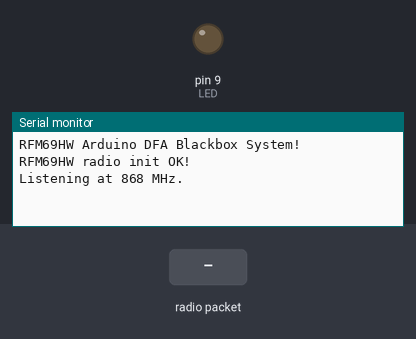
A sketch run on a simulated Arduino Uno, built with avr-gcc and run on an emulated ATmega328P. Shown: output pins drawn as LEDs (lit = HIGH), the last lines printed to the serial monitor. The inputs (shaded band) are chosen by the test bench. No radio packets arrive unless stated; pins used as bus, display or sensor lines are not drawn.

Above: at 1.2 s.
1.3 s: radio packet "$" arrives
At 2.5 s:
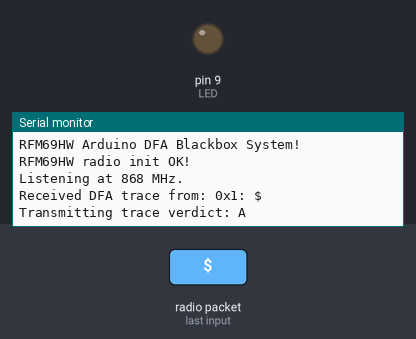
2.8 s: radio packet "A" arrives
At 3.7 s:
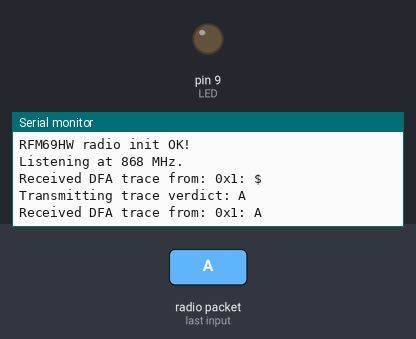
4.3 s: radio packet "B" arrives
At 4.8 s:
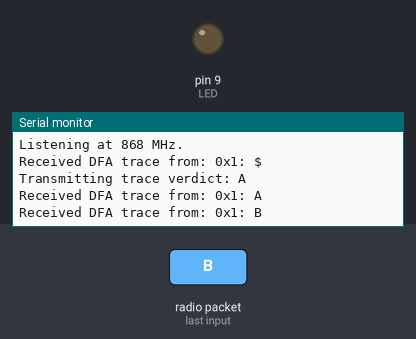

The sketch:

BlackBox.ino
```cpp
#include <FiniteStateMachine.h>
#include <RHReliableDatagram.h>
#include <RH_RF69.h>
#include <SPI.h>

// Radio stuff
#define RF69_FREQ 868  // Frequency
#define RFM69_INT 2    // DIO0 Pin
#define RFM69_CS 10    // Select Signal Pin
#define RFM69_RST 3    // RST Pin
#define LED 9          // Test LED
#define MY_ADDRESS 1   // Blackbox arduino address
#define DEST_ADDRESS 2 // Where to send packets to
#define TIMEOUT 2000   // Timeout in milliseconds

#define SERIAL_BAUD 9600

// Creation of TRASH state such that it can be used in any DFA
State TRASH = State(InStateAction);

// Singleton instance of the radio driver
RH_RF69 rf69(RFM69_CS, RFM69_INT);

// Class to manage message delivery and receipt, using the driver declared above
RHReliableDatagram rf69_manager(rf69, MY_ADDRESS);

// DFA prototypes
void RunSmallDFA(char input);
void RunCarAlarmDFA(char input);
void RunBridgeDFA(char input);

void setup() {
  // Setup for RFM69 chipset
  Serial.begin(SERIAL_BAUD);
  // Uncomment the following line, if used without serial connection
  while (!Serial) {
    delay(1);
  } // Wait until serial console is open

  pinMode(LED, OUTPUT);
  pinMode(RFM69_RST, OUTPUT);
  Serial.println("RFM69HW Arduino DFA Blackbox System!");
  Serial.println();

  // Manual reset
  digitalWrite(RFM69_RST, LOW);
  digitalWrite(RFM69_RST, HIGH);
  delay(10);
  digitalWrite(RFM69_RST, LOW);
  delay(10);

  if (!rf69_manager.init()) {
    Serial.println("RFM69HW radio init failed.");
    while (1)
      ;
  }
  Serial.println("RFM69HW radio init OK!");

  // Set base frequency
  if (!rf69.setFrequency(RF69_FREQ)) {
    Serial.println("setFrequency failed.");
  } else {
    Serial.println("Listening at 868 MHz.");
  }
  // RFM69HW *requires* that the Tx power flag is set!
  rf69.setTxPower(20); // power range from 14-20

  // The encryption key has to be the same across all devices
  // The hex values were randomly generated by random.org
  uint8_t encryption_key[16] = {0x2B, 0x0F, 0x6D, 0x16, 0x54, 0x38, 0x3E, 0x63,
                                0x37, 0x5F, 0x1B, 0x09, 0x19, 0x5F, 0x2A, 0x6A};
  rf69.setEncryptionKey(encryption_key);
}

// Dont put this on the stack:
uint8_t buffer[RH_RF69_MAX_MESSAGE_LEN];

void loop() {
  if (rf69_manager.available()) {
    // Wait for a message addressed to the Blackbox arduino
    uint8_t len = sizeof(buffer);
    uint8_t from;
    if (rf69_manager.recvfromAckTimeout(buffer, &len, TIMEOUT, &from)) {
      Serial.print("Received DFA trace from: 0x");
      Serial.print(from, HEX);
      Serial.print(": ");
      Serial.println(((char*)buffer)[0]);

      if ((char &)buffer == '$'){
      //RunSmallDFA('$');
      //RunCarAlarmDFA('$');
      RunBridgeDFA('$');
      } else {
      // Call simulation
      //RunSmallDFA((char &)buffer);
      //RunCarAlarmDFA((char &)buffer);
      RunBridgeDFA((char *)*buffer);
      }
    }
  }
}

void TransmitVerdict(uint8_t reply[]) {
  Serial.print("Transmitting trace verdict: ");
  Serial.println((char *)reply);

  if(!rf69_manager.sendtoWait(reply, strlen((char *)reply), DEST_ADDRESS)){
  Serial.println("sendtoWait failed.");
  }

}

void InStateAction() {}
```

BridgeDFA.ino
```cpp
// Bridge states
State AA = State(InStateAction);
State AW = State(InStateAction);
State WA = State(InStateAction);
State AB = State(InStateAction);
State WW = State(InStateAction);
State BA = State(InStateAction);
State WB = State(InStateAction);
State BW = State(InStateAction);
State BB = State(InStateAction);
FSM BridgeDFA = FSM(AA);

void RunBridgeDFA(char input) {
  BridgeDFA.update();

  //Let it be noted that: A = ArriveEast, B = EnterEast, C = LeaveEast, X = ArriveWest, Y = EnterWest and Z = LeaveWest
  switch(input)
  {
    case 'A':
      if (BridgeDFA.isInState(AA)){
        BridgeDFA.transitionTo(WA);
      } else if (BridgeDFA.isInState(AW)){
        BridgeDFA.transitionTo(WW);
      } else if (BridgeDFA.isInState(AB)){
        BridgeDFA.transitionTo(WB);
      } else{
        BridgeDFA.transitionTo(TRASH);
      }
      break;

      case 'B':
        if (BridgeDFA.isInState(WA)){
        BridgeDFA.transitionTo(BA);
      } else if (BridgeDFA.isInState(WW)){
        BridgeDFA.transitionTo(BW);
      } else if (BridgeDFA.isInState(WB)){
        BridgeDFA.transitionTo(BB);
      } else{
        BridgeDFA.transitionTo(TRASH);
      }
      break;

      case 'C':
        if (BridgeDFA.isInState(BW)){
        BridgeDFA.transitionTo(AW);
      } else if (BridgeDFA.isInState(BA)){
        BridgeDFA.transitionTo(AA);
      } else{
        BridgeDFA.transitionTo(TRASH);
      }
      break;

      case 'X':
        if (BridgeDFA.isInState(AA)){
        BridgeDFA.transitionTo(AW);
      } else if (BridgeDFA.isInState(WA)){
        BridgeDFA.transitionTo(WW);
      } else if (BridgeDFA.isInState(BA)){
        BridgeDFA.transitionTo(BW);
      } else{
        BridgeDFA.transitionTo(TRASH);
      }
      break;

      case 'Y':
        if (BridgeDFA.isInState(AW)){
        BridgeDFA.transitionTo(AB);
      } else if (BridgeDFA.isInState(WW)){
        BridgeDFA.transitionTo(WB);
      } else if (BridgeDFA.isInState(BW)){
        BridgeDFA.transitionTo(BB);
      } else{
        BridgeDFA.transitionTo(TRASH);
      }
      break;

      case 'Z':
        if (BridgeDFA.isInState(WB)){
        BridgeDFA.transitionTo(WA);
      } else if (BridgeDFA.isInState(AB)){
        BridgeDFA.transitionTo(AA);
      } else{
        BridgeDFA.transitionTo(TRASH);
      }
      break;

      case '$':
        if (BridgeDFA.isInState(BB) || BridgeDFA.isInState(TRASH)) {
        uint8_t reply[] = "F"; // Failed
        TransmitVerdict(reply);
        }
        else {
        uint8_t reply[] = "A"; // Accept
        TransmitVerdict(reply);
        }

        BridgeDFA.transitionTo(AA);
        BridgeDFA.update();
        break;

      default:
        BridgeDFA.transitionTo(TRASH);
        break;
  }
}
```

CarAlarmDFA.ino
```cpp
// States for Car Alarm
State UO = State(InStateAction);
State LO = State(InStateAction);
State UC = State(InStateAction);
State LC = State(InStateAction);
State AC = State(InStateAction);
State AO = State(InStateAction);
FSM CarAlarmDFA = FSM(UO);

void RunCarAlarmDFA(char input) {
  CarAlarmDFA.update();

  switch (input)
  {
    case 'l':
      if (CarAlarmDFA.isInState(UO)) {
        CarAlarmDFA.transitionTo(LO);
      }
      else if (CarAlarmDFA.isInState(UC)) {
        CarAlarmDFA.transitionTo(LC);
      }
      else {
        CarAlarmDFA.transitionTo(TRASH);
      }
      break;

    case 'u':
      if (CarAlarmDFA.isInState(LO)) {
        CarAlarmDFA.transitionTo(UO);
      }
      else if (CarAlarmDFA.isInState(LC)) {
        CarAlarmDFA.transitionTo(UC);
      }
      else if (CarAlarmDFA.isInState(AC)) {
        CarAlarmDFA.transitionTo(UC);
      }
      else {
        CarAlarmDFA.transitionTo(TRASH);
      }
      break;

    case 'c':
      if (CarAlarmDFA.isInState(UO)) {
        CarAlarmDFA.transitionTo(UC);
      }
      else if (CarAlarmDFA.isInState(LO)) {
        CarAlarmDFA.transitionTo(LC);
      }
      else {
        CarAlarmDFA.transitionTo(TRASH);
      }
      break;

    case 'o':
      if (CarAlarmDFA.isInState(UC)) {
        CarAlarmDFA.transitionTo(UO);
      }
      else if (CarAlarmDFA.isInState(LC)) {
        CarAlarmDFA.transitionTo(LO);
      }
      else if (CarAlarmDFA.isInState(AC)) {
        CarAlarmDFA.transitionTo(AO);
      }
      else {
        CarAlarmDFA.transitionTo(TRASH);
      }
      break;

    case 'a':
      if (CarAlarmDFA.isInState(LC)) {
        CarAlarmDFA.transitionTo(AC);
      }
      else {
        CarAlarmDFA.transitionTo(TRASH);
      }
      break;

    case '$':
      if (CarAlarmDFA.isInState(AO) || CarAlarmDFA.isInState(TRASH)) {
      uint8_t reply[] = "F"; // Failed
      TransmitVerdict(reply);
      } else {
      uint8_t reply[] = "A"; // Accept
      TransmitVerdict(reply);
      }

      CarAlarmDFA.transitionTo(UO);
      CarAlarmDFA.update();
      break;

    default:
      CarAlarmDFA.transitionTo(TRASH);
      break;

  }
  CarAlarmDFA.update();
}
```

SmallDFA.ino
```cpp
// States for Small DFA
State A = State(InStateAction);
State B = State(InStateAction);
State C = State(InStateAction);
// Machine
FSM SmallDFA = FSM(A);

void RunSmallDFA(char input) {
  SmallDFA.update();
  switch (input)
  {
    case '0':
      if (SmallDFA.isInState(A)) {
        SmallDFA.transitionTo(A);
      }
      if (SmallDFA.isInState(B)) {
        SmallDFA.transitionTo(A);
      }
      if (SmallDFA.isInState(C)) {
        SmallDFA.transitionTo(A);
      }
      break;

    case '1':
      if (SmallDFA.isInState(A)) {
        SmallDFA.transitionTo(B);
      }
      if (SmallDFA.isInState(B)) {
        SmallDFA.transitionTo(C);
      }
      if (SmallDFA.isInState(C)) {
        SmallDFA.transitionTo(A);
      }
      break;

    case '$':
      if (SmallDFA.isInState(C)) {
      uint8_t reply[] = "A"; // Accept
      TransmitVerdict(reply);
    } else {
      SmallDFA.transitionTo(TRASH);
      uint8_t reply[] = "F"; // Failed
      TransmitVerdict(reply);
    }

      SmallDFA.transitionTo(A);
      SmallDFA.update();
    break;

    default:
      SmallDFA.transitionTo(TRASH);
      break;

  }
}
```

Measured:
- after the input at 1.3 s, the serial monitor: prints a new line at once (image 1)
- after the input at 2.8 s, the serial monitor: prints a new line at once (image 2)
- after the input at 4.3 s, the serial monitor: prints a new line at once (image 3)
